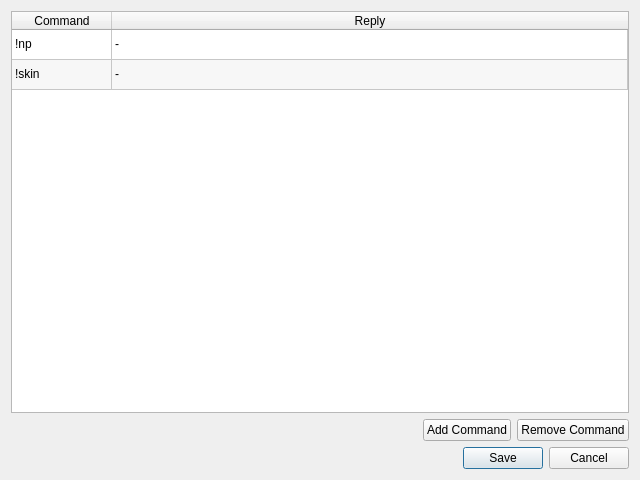
<?xml version="1.0" encoding="UTF-8"?>
<ui version="4.0">
 <class>CommandsWindow</class>
 <widget class="QDialog" name="CommandsWindow">
  <property name="geometry">
   <rect>
    <x>0</x>
    <y>0</y>
    <width>640</width>
    <height>480</height>
   </rect>
  </property>
  <property name="windowTitle">
   <string>Commands</string>
  </property>
  <layout class="QGridLayout" name="gridLayout">
   <item row="2" column="0">
    <spacer name="horizontalSpacer">
     <property name="orientation">
      <enum>Qt::Horizontal</enum>
     </property>
     <property name="sizeHint" stdset="0">
      <size>
       <width>40</width>
       <height>20</height>
      </size>
     </property>
    </spacer>
   </item>
   <item row="2" column="1">
    <widget class="QPushButton" name="addCommandBtn">
     <property name="enabled">
      <bool>true</bool>
     </property>
     <property name="text">
      <string>Add Command</string>
     </property>
    </widget>
   </item>
   <item row="2" column="2">
    <widget class="QPushButton" name="removeCommandBtn">
     <property name="text">
      <string>Remove Command</string>
     </property>
    </widget>
   </item>
   <item row="0" column="0" colspan="3">
    <widget class="QTableWidget" name="commandsTable">
     <property name="alternatingRowColors">
      <bool>true</bool>
     </property>
     <attribute name="horizontalHeaderCascadingSectionResizes">
      <bool>false</bool>
     </attribute>
     <attribute name="horizontalHeaderShowSortIndicator" stdset="0">
      <bool>false</bool>
     </attribute>
     <attribute name="horizontalHeaderStretchLastSection">
      <bool>true</bool>
     </attribute>
     <attribute name="verticalHeaderVisible">
      <bool>false</bool>
     </attribute>
     <row>
      <property name="text">
       <string/>
      </property>
     </row>
     <row>
      <property name="text">
       <string/>
      </property>
     </row>
     <column>
      <property name="text">
       <string>Command</string>
      </property>
     </column>
     <column>
      <property name="text">
       <string>Reply</string>
      </property>
     </column>
     <item row="0" column="0">
      <property name="text">
       <string>!np</string>
      </property>
      <property name="flags">
       <set>NoItemFlags</set>
      </property>
     </item>
     <item row="0" column="1">
      <property name="text">
       <string>-</string>
      </property>
      <property name="flags">
       <set>NoItemFlags</set>
      </property>
     </item>
     <item row="1" column="0">
      <property name="text">
       <string>!skin</string>
      </property>
      <property name="flags">
       <set>NoItemFlags</set>
      </property>
     </item>
     <item row="1" column="1">
      <property name="text">
       <string>-</string>
      </property>
      <property name="flags">
       <set>NoItemFlags</set>
      </property>
     </item>
    </widget>
   </item>
   <item row="4" column="0" colspan="3">
    <widget class="QDialogButtonBox" name="buttonBox">
     <property name="orientation">
      <enum>Qt::Horizontal</enum>
     </property>
     <property name="standardButtons">
      <set>QDialogButtonBox::Cancel|QDialogButtonBox::Save</set>
     </property>
    </widget>
   </item>
  </layout>
 </widget>
 <resources/>
 <connections>
  <connection>
   <sender>buttonBox</sender>
   <signal>accepted()</signal>
   <receiver>CommandsWindow</receiver>
   <slot>accept()</slot>
   <hints>
    <hint type="sourcelabel">
     <x>248</x>
     <y>254</y>
    </hint>
    <hint type="destinationlabel">
     <x>157</x>
     <y>274</y>
    </hint>
   </hints>
  </connection>
  <connection>
   <sender>buttonBox</sender>
   <signal>rejected()</signal>
   <receiver>CommandsWindow</receiver>
   <slot>reject()</slot>
   <hints>
    <hint type="sourcelabel">
     <x>316</x>
     <y>260</y>
    </hint>
    <hint type="destinationlabel">
     <x>286</x>
     <y>274</y>
    </hint>
   </hints>
  </connection>
 </connections>
</ui>
